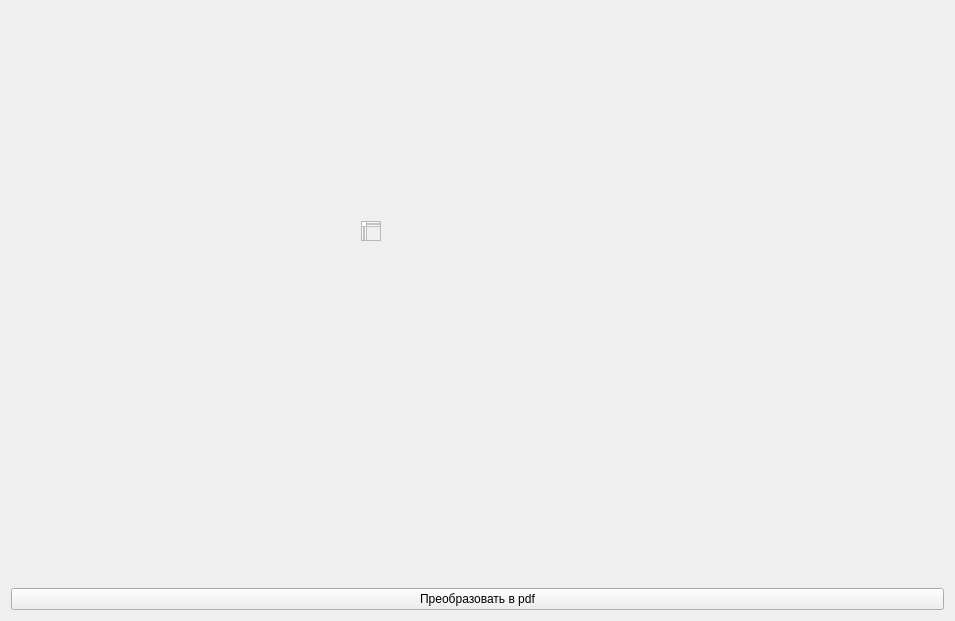
<?xml version="1.0" encoding="UTF-8"?>
<ui version="4.0">
 <class>PrintGraph</class>
 <widget class="QWidget" name="PrintGraph">
  <property name="geometry">
   <rect>
    <x>0</x>
    <y>0</y>
    <width>955</width>
    <height>621</height>
   </rect>
  </property>
  <property name="windowTitle">
   <string>Form</string>
  </property>
  <layout class="QGridLayout" name="gridLayout_2">
   <item row="0" column="0">
    <layout class="QGridLayout" name="gridLayout">
     <item row="0" column="0">
      <widget class="QCustomPlot" name="widget" native="true">
       <widget class="QTextEdit" name="textEdit">
        <property name="geometry">
         <rect>
          <x>350</x>
          <y>210</y>
          <width>20</width>
          <height>20</height>
         </rect>
        </property>
       </widget>
      </widget>
     </item>
    </layout>
   </item>
   <item row="1" column="0">
    <widget class="QPushButton" name="pushButton">
     <property name="text">
      <string>Преобразовать в pdf</string>
     </property>
    </widget>
   </item>
  </layout>
 </widget>
 <customwidgets>
  <customwidget>
   <class>QCustomPlot</class>
   <extends>QWidget</extends>
   <header>qcustomplot.h</header>
   <container>1</container>
  </customwidget>
 </customwidgets>
 <resources/>
 <connections/>
</ui>
